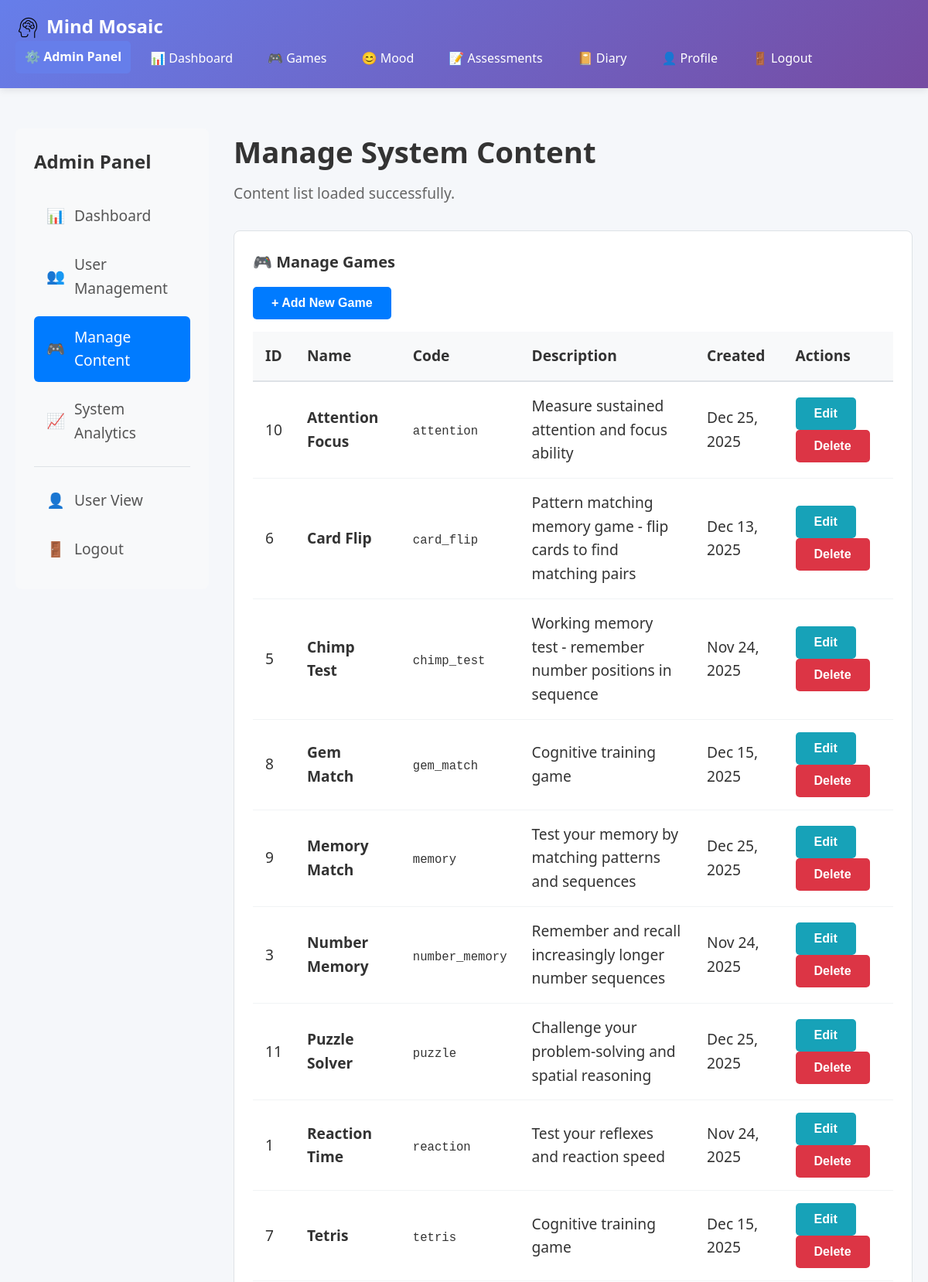
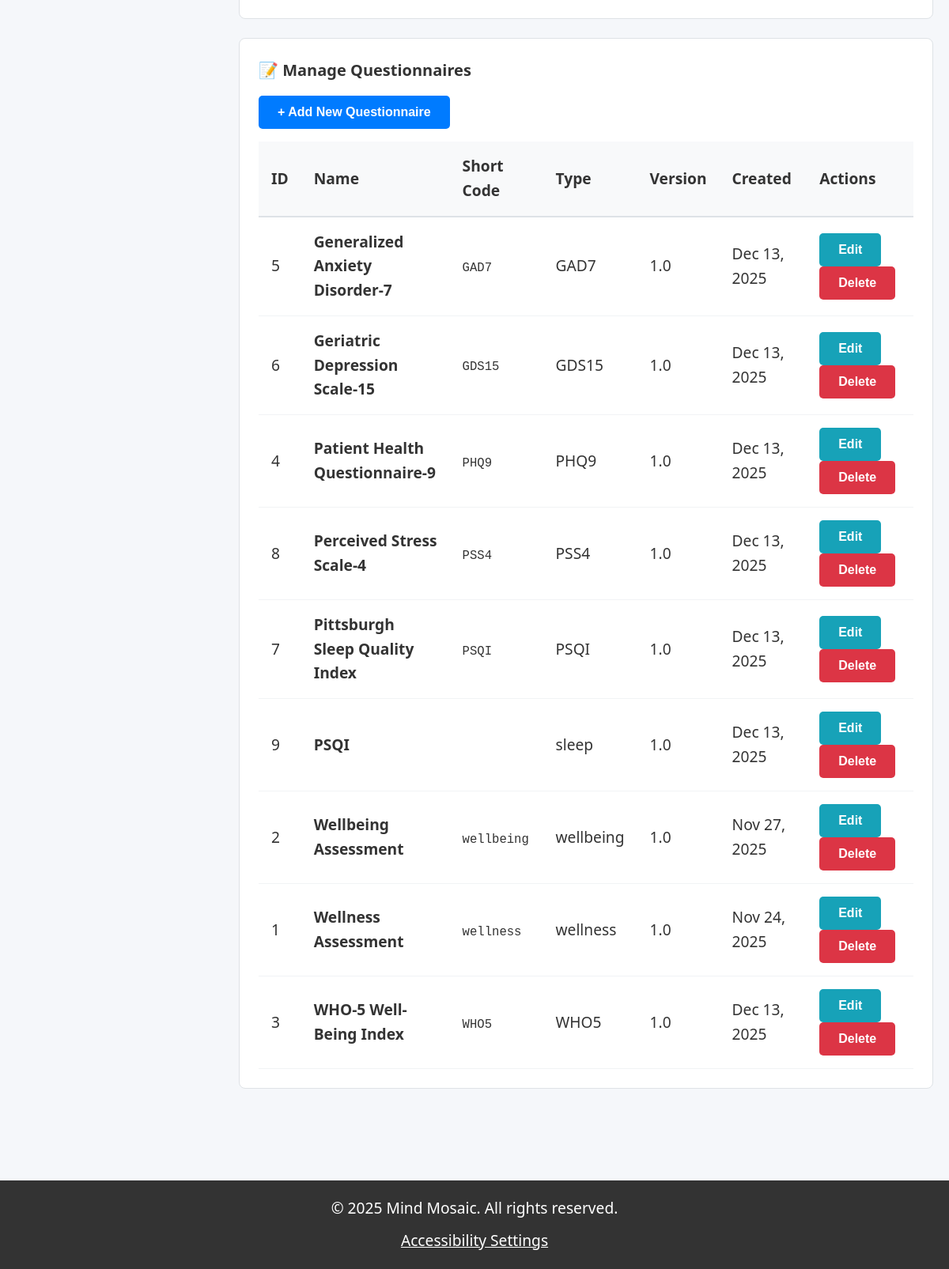
/pages/admin/content.php (signed in), run on the app's committed database (2 pictures, top to bottom).
### tables this page shows
CREATE TABLE `games` (
  `game_id` int(10) UNSIGNED NOT NULL,
  `name` varchar(100) NOT NULL,
  `code` varchar(50) NOT NULL,
  `description` text DEFAULT NULL,
  `created_at` datetime NOT NULL DEFAULT current_timestamp()
);

CREATE TABLE `questionnaires` (
  `questionnaire_id` int(10) UNSIGNED NOT NULL,
  `name` varchar(200) NOT NULL,
  `short_code` varchar(50) NOT NULL,
  `type` varchar(50) NOT NULL DEFAULT 'wellness',
  `version` varchar(20) DEFAULT '1.0',
  `created_at` datetime NOT NULL DEFAULT current_timestamp()
);

### database/functions.php (called while the page is built, shortened)
<?php
require_once __DIR__ . '/config.php';
function getUserSettings($user_id)
{
    global $pdo;
    $stmt = $pdo->prepare("SELECT * FROM user_settings WHERE user_id = ? LIMIT 1");
    $stmt->execute([$user_id]);
    $settings = $stmt->fetch();
    if ($settings) {
        $settings['large_font'] = ($settings['preferred_font_size'] === 'large' || $settings['preferred_font_size'] === 'xlarge') ? 1 : 0;
        $settings['voice_assistant'] = $settings['voice_assistant_enabled'];
    }
    return $settings;
}

### pages/admin/content.php (the view, shortened to what this page needs)
<?php
require_once __DIR__ . '/../../database/config.php';
try {
    $stmt = $pdo->query("SELECT * FROM games ORDER BY name");
    $games = $stmt->fetchAll(PDO::FETCH_ASSOC);
} catch (PDOException $e) {
    $games = [];
}
try {
    $stmt = $pdo->query("SELECT * FROM questionnaires ORDER BY name");
    $questionnaires = $stmt->fetchAll(PDO::FETCH_ASSOC);
} catch (PDOException $e) {
    $questionnaires = [];
}
$contentMessage = "Content list loaded successfully.";
?>
<!DOCTYPE html>
<html lang="en">
<head>
    <link rel="stylesheet" href="/assets/css/header.css">
    <link rel="stylesheet" href="/assets/css/footer.css">
    <link rel="stylesheet" href="/assets/css/admin.css">
</head>
<body>
    <?php include __DIR__ . '/../../_header.php'; ?>
    <main class="admin-container">
        <div class="admin-sidebar">
            <h2>Admin Panel</h2>
            <nav class="admin-nav">
                <a href="/pages/admin/index.php" class="nav-item">
                    <span class="icon">📊</span> Dashboard
                </a>
                <a href="/pages/admin/users.php" class="nav-item">
                    <span class="icon">👥</span> User Management
                </a>
                <a href="/pages/admin/content.php" class="nav-item active">
                    <span class="icon">🎮</span> Manage Content
                </a>
                <a href="/pages/admin/analytics.php" class="nav-item">
                    <span class="icon">📈</span> System Analytics
                </a>
                <hr>
                <a href="/pages/insights/dashboard.php" class="nav-item">
                    <span class="icon">👤</span> User View
                </a>
                <a href="/pages/account/logout.php" class="nav-item">
                    <span class="icon">🚪</span> Logout
                </a>
            </nav>
        </div>
        <div class="admin-content">
            <div class="admin-header">
                <h1>Manage System Content</h1>
                <p><?php echo htmlspecialchars($contentMessage); ?></p>
            </div>
            <div class="section-card">
                <h2>🎮 Manage Games</h2>
                <button onclick="showAddGameForm()" class="btn btn-primary">+ Add New Game</button>
                <table class="data-table" style="margin-top: 1rem;">
                    <thead>
                        <tr>
                            <th>ID</th>
                            <th>Name</th>
                            <th>Code</th>
                            <th>Description</th>
                            <th>Created</th>
                            <th>Actions</th>
                        </tr>
                    </thead>
                    <tbody>
                        <?php foreach ($games as $game): ?>
                        <tr>
                            <td><?php echo $game['game_id']; ?></td>
                            <td><strong><?php echo htmlspecialchars($game['name']); ?></strong></td>
                            <td><code><?php echo htmlspecialchars($game['code']); ?></code></td>
                            <td><?php echo htmlspecialchars($game['description'] ?? '-'); ?></td>
                            <td><?php echo date('M d, Y', strtotime($game['created_at'])); ?></td>
                            <td>
                                <button onclick="showEditGameForm(<?php echo $game['game_id']; ?>, '<?php echo htmlspecialchars($game['name'], ENT_QUOTES); ?>', '<?php echo htmlspecialchars($game['code'], ENT_QUOTES); ?>', '<?php echo htmlspecialchars($game['description'] ?? '', ENT_QUOTES); ?>')" class="btn btn-sm btn-info">Edit</button>
                                <button onclick="confirmDeleteGame(<?php echo $game['game_id']; ?>, '<?php echo htmlspecialchars($game['name'], ENT_QUOTES); ?>')" class="btn btn-sm btn-danger">Delete</button>
                            </td>
                        </tr>
                        <?php endforeach; ?>
                    </tbody>
                </table>
            </div>
            <div class="section-card">
                <h2>📝 Manage Questionnaires</h2>
                <button onclick="showAddQuestionnaireForm()" class="btn btn-primary">+ Add New Questionnaire</button>
                <table class="data-table" style="margin-top: 1rem;">
                    <thead>
                        <tr>
                            <th>ID</th>
                            <th>Name</th>
                            <th>Short Code</th>
                            <th>Type</th>
                            <th>Version</th>
                            <th>Created</th>
                            <th>Actions</th>
                        </tr>
                    </thead>
                    <tbody>
                        <?php foreach ($questionnaires as $q): ?>
                        <tr>
                            <td><?php echo $q['questionnaire_id']; ?></td>
                            <td><strong><?php echo htmlspecialchars($q['name']); ?></strong></td>
                            <td><code><?php echo htmlspecialchars($q['short_code']); ?></code></td>
                            <td><?php echo htmlspecialchars($q['type']); ?></td>
                            <td><?php echo htmlspecialchars($q['version']); ?></td>
                            <td><?php echo date('M d, Y', strtotime($q['created_at'])); ?></td>
                            <td>
                                <button onclick="showEditQuestionnaireForm(<?php echo $q['questionnaire_id']; ?>, '<?php echo htmlspecialchars($q['name'], ENT_QUOTES); ?>', '<?php echo htmlspecialchars($q['short_code'], ENT_QUOTES); ?>', '<?php echo htmlspecialchars($q['type'], ENT_QUOTES); ?>', '<?php echo htmlspecialchars($q['version'], ENT_QUOTES); ?>')" class="btn btn-sm btn-info">Edit</button>
                                <button onclick="confirmDeleteQuestionnaire(<?php echo $q['questionnaire_id']; ?>, '<?php echo htmlspecialchars($q['name'], ENT_QUOTES); ?>')" class="btn btn-sm btn-danger">Delete</button>
                            </td>
                        </tr>
                        <?php endforeach; ?>
                    </tbody>
                </table>
            </div>
        </div>
    </main>
    <?php include __DIR__ . '/../../_footer.php'; ?>
</body>
</html>

### _header.php (shortened to what this page needs)
<?php
$user_settings = null;
if (isset($_SESSION['user_id'])) {
    if (!isset($_SESSION['settings'])) {
        require_once __DIR__ . '/database/functions.php';
        $user_settings = getUserSettings($_SESSION['user_id']);
    } else {
        $user_settings = $_SESSION['settings'];
    }
}
$body_classes = [];
if ($user_settings) {
    if ($user_settings['large_font']) $body_classes[] = 'large-font';
}
$body_class = !empty($body_classes) ? implode(' ', $body_classes) : '';
$current_page = basename($_SERVER['PHP_SELF']);
?>
<!DOCTYPE html>
<html lang="en">
<head>
    <link rel="stylesheet" href="/assets/css/header.css">
    <link rel="stylesheet" href="/assets/css/footer.css">
</head>
<body class="<?php echo $body_class; ?>" data-voice-enabled="<?php echo isset($user_settings['voice_assistant']) && $user_settings['voice_assistant'] ? 'true' : 'false'; ?>">
    <nav class="navbar">
        <div class="nav-container">
            <a href="/index.php" class="nav-brand"><img src="/assets/images/human-brain.png" alt="Mind Mosaic" style="height: 32px; vertical-align: middle; margin-right: 8px;">Mind Mosaic</a>
            <?php if (isset($_SESSION['user_id'])): ?>
                <ul class="nav-menu">
                    <?php if (isset($_SESSION['is_admin']) && $_SESSION['is_admin']): ?>
                        <li><a href="/pages/admin/index.php" class="<?php echo strpos($_SERVER['REQUEST_URI'], '/admin/') !== false ? 'active' : ''; ?>" style="background: #667eea; color: white; padding: 8px 12px; border-radius: 5px;">⚙️ Admin Panel</a></li>
                    <?php endif; ?>
                    <li><a href="/pages/insights/dashboard.php" class="<?php echo $current_page === 'dashboard.php' ? 'active' : ''; ?>">📊 Dashboard</a></li>
                    <li><a href="/pages/games.php" class="<?php echo $current_page === 'games.php' ? 'active' : ''; ?>">🎮 Games</a></li>
                    <li><a href="/pages/emotion/mood.php" class="<?php echo $current_page === 'mood.php' ? 'active' : ''; ?>">😊 Mood</a></li>
                    <li><a href="/pages/emotion/questionnaire_selection.php">📝 Assessments</a></li>
                    <li><a href="/pages/diary.php" class="<?php echo $current_page === 'diary.php' ? 'active' : ''; ?>">📔 Diary</a></li>
                    <li><a href="/pages/account/profile.php" class="<?php echo $current_page === 'profile.php' ? 'active' : ''; ?>">👤 Profile</a></li>
                    <li><a href="/pages/account/logout.php">🚪 Logout</a></li>
                </ul>
            <?php endif; ?>
        </div>
    </nav>
    <div class="container">

### _footer.php (shortened to what this page needs)
    </div>
    <footer>
        <p>&copy; <?php echo date('Y'); ?> Mind Mosaic. All rights reserved.</p>
        <p>
            <a href="/pages/account/settings.php">Accessibility Settings</a>
        </p>
    </footer>
</body>
</html>

### assets/css/header.css (style rules this page uses)
* { margin: 0; padding: 0; box-sizing: border-box; }
body { font-family: 'Segoe UI', Tahoma, Geneva, Verdana, sans-serif; background: #f5f7fa; color: #333; line-height: 1.6; display: flex; flex-direction: column; min-height: 100vh; }
body.large-font { font-size: 120%; }
.navbar { background: linear-gradient(135deg, #667eea 0%, #764ba2 100%); color: white; padding: 15px 0; box-shadow: 0 2px 10px rgba(0,0,0,0.1); }
.nav-container { max-width: 1200px; margin: 0 auto; padding: 0 20px; display: flex; justify-content: space-between; align-items: center; flex-wrap: wrap; width: 100%; }
.nav-brand { font-size: 24px; font-weight: bold; text-decoration: none; color: white; }
.nav-menu { display: flex; list-style: none; gap: 5px; flex-wrap: wrap; }
.nav-menu a { color: white; text-decoration: none; padding: 10px 20px; border-radius: 5px; transition: background 0.3s; font-size: 16px; display: block; }
.nav-menu a.active { background: rgba(255,255,255,0.3); font-weight: bold; }
.container { max-width: 1200px; margin: 20px auto; padding: 0 20px; flex: 1; width: 100%; }
.btn { display: inline-block; padding: 12px 24px; border: none; border-radius: 5px; font-size: 16px; cursor: pointer; text-decoration: none; transition: all 0.3s; font-weight: 600; }
.btn-primary { background: #007bff; color: white; }
.btn-danger { background: #dc3545; color: white; }

### assets/css/footer.css (style rules this page uses)
footer { background: #333; color: white; text-align: center; padding: 20px; margin-top: 40px; }
footer p { margin: 0; }
footer p + p { margin-top: 10px; }
footer a { color: #fff; text-decoration: underline; }

### assets/css/admin.css (style rules this page uses)
.admin-container { display: flex; min-height: calc(100vh - 200px); margin: 2rem auto; max-width: 1400px; gap: 2rem; }
.admin-sidebar { width: 250px; background: #f8f9fa; border-radius: 8px; padding: 1.5rem; height: fit-content; position: sticky; top: 2rem; }
.admin-sidebar h2 { margin: 0 0 1.5rem 0; font-size: 1.5rem; color: #333; }
.admin-nav { display: flex; flex-direction: column; gap: 0.5rem; }
.admin-nav .nav-item { display: flex; align-items: center; gap: 0.75rem; padding: 0.75rem 1rem; border-radius: 6px; text-decoration: none; color: #555; transition: all 0.2s; }
.admin-nav .nav-item.active { background: #007bff; color: white; }
.admin-nav .icon { font-size: 1.2rem; }
.admin-nav hr { border: none; border-top: 1px solid #dee2e6; margin: 0.5rem 0; }
.admin-content { flex: 1; min-width: 0; }
.admin-header { margin-bottom: 2rem; }
.admin-header h1 { margin: 0 0 0.5rem 0; color: #333; }
.admin-header p { margin: 0; color: #666; }
.data-table { width: 100%; border-collapse: collapse; }
.data-table thead { background: #f8f9fa; }
.data-table th { padding: 1rem; text-align: left; font-weight: 600; color: #333; border-bottom: 2px solid #dee2e6; }
.data-table td { padding: 1rem; border-bottom: 1px solid #f1f3f5; }
.btn { display: inline-block; padding: 0.5rem 1.5rem; border: none; border-radius: 4px; font-size: 1rem; font-weight: 500; text-decoration: none; cursor: pointer; transition: all 0.2s; }
.btn-primary { background: #007bff; color: white; }
.btn-danger { background: #dc3545; color: white; }
.btn-info { background: #17a2b8; color: white; }
.btn-sm { padding: 0.25rem 0.75rem; font-size: 0.85rem; }
.section-card, .user-profile-card, .assessment-card { background: white; border: 1px solid #dee2e6; border-radius: 8px; padding: 1.5rem; margin-bottom: 1.5rem; }
.section-card h2, .user-profile-card h2, .assessment-card h2 { margin: 0 0 1rem 0; color: #333; font-size: 1.25rem; }

### data on the page
games: game_id "10", name "Attention Focus", code "attention", description "Measure sustained attention and focus ability", created_at "Dec 25, 2025"
games: game_id "6", name "Card Flip", code "card_flip", description "Pattern matching memory game - flip cards to find matching pairs", created_at "Dec 13, 2025"
games: game_id "5", name "Chimp Test", code "chimp_test", description "Working memory test - remember number positions in sequence", created_at "Nov 24, 2025"
games: game_id "8", name "Gem Match", code "gem_match", description "Cognitive training game", created_at "Dec 15, 2025"
games: game_id "9", name "Memory Match", code "memory", description "Test your memory by matching patterns and sequences", created_at "Dec 25, 2025"
games: game_id "3", name "Number Memory", code "number_memory", description "Remember and recall increasingly longer number sequences", created_at "Nov 24, 2025"
games: game_id "11", name "Puzzle Solver", code "puzzle", description "Challenge your problem-solving and spatial reasoning", created_at "Dec 25, 2025"
games: game_id "1", name "Reaction Time", code "reaction", description "Test your reflexes and reaction speed", created_at "Nov 24, 2025"
games: game_id "7", name "Tetris", code "tetris", description "Cognitive training game", created_at "Dec 15, 2025"
questionnaires: questionnaire_id "5", name "Generalized Anxiety Disorder-7", short_code "GAD7", type "GAD7", version "1.0", created_at "Dec 13, 2025"
questionnaires: questionnaire_id "6", name "Geriatric Depression Scale-15", short_code "GDS15", type "GDS15", version "1.0", created_at "Dec 13, 2025"
questionnaires: questionnaire_id "4", name "Patient Health Questionnaire-9", short_code "PHQ9", type "PHQ9", version "1.0", created_at "Dec 13, 2025"
questionnaires: questionnaire_id "8", name "Perceived Stress Scale-4", short_code "PSS4", type "PSS4", version "1.0", created_at "Dec 13, 2025"
questionnaires: questionnaire_id "7", name "Pittsburgh Sleep Quality Index", short_code "PSQI", type "PSQI", version "1.0", created_at "Dec 13, 2025"
questionnaires: questionnaire_id "9", name "PSQI", type "sleep", version "1.0", created_at "Dec 13, 2025"
questionnaires: questionnaire_id "2", name "Wellbeing Assessment", short_code "wellbeing", type "wellbeing", version "1.0", created_at "Nov 27, 2025"
questionnaires: questionnaire_id "1", name "Wellness Assessment", short_code "wellness", type "wellness", version "1.0", created_at "Nov 24, 2025"
questionnaires: questionnaire_id "3", name "WHO-5 Well-Being Index", short_code "WHO5", type "WHO5", version "1.0", created_at "Dec 13, 2025"

### other printed values
$contentMessage "Content list loaded successfully."
